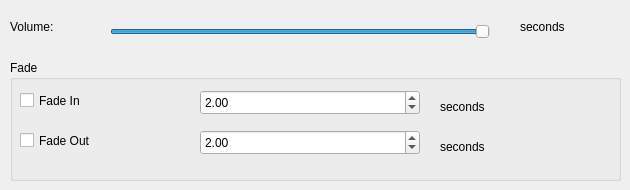
    <widget class="QWidget" name="tabaudio">
     <attribute name="title">
      <string>Audio</string>
     </attribute>
     <widget class="QLabel" name="label_17">
      <property name="geometry">
       <rect>
        <x>10</x>
        <y>20</y>
        <width>80</width>
        <height>15</height>
       </rect>
      </property>
      <property name="text">
       <string>&lt;html&gt;&lt;head/&gt;&lt;body&gt;&lt;p&gt;Volume:&lt;/p&gt;&lt;/body&gt;&lt;/html&gt;</string>
      </property>
     </widget>
     <widget class="QSlider" name="slidervolume">
      <property name="geometry">
       <rect>
        <x>110</x>
        <y>20</y>
        <width>380</width>
        <height>24</height>
       </rect>
      </property>
      <property name="maximum">
       <number>100</number>
      </property>
      <property name="value">
       <number>100</number>
      </property>
      <property name="orientation">
       <enum>Qt::Horizontal</enum>
      </property>
     </widget>
     <widget class="QLabel" name="label_18">
      <property name="geometry">
       <rect>
        <x>520</x>
        <y>20</y>
        <width>80</width>
        <height>15</height>
       </rect>
      </property>
      <property name="text">
       <string>&lt;html&gt;&lt;head/&gt;&lt;body&gt;&lt;p&gt;seconds&lt;/p&gt;&lt;/body&gt;&lt;/html&gt;</string>
      </property>
     </widget>
     <widget class="QGroupBox" name="groupBox_4">
      <property name="geometry">
       <rect>
        <x>10</x>
        <y>60</y>
        <width>611</width>
        <height>121</height>
       </rect>
      </property>
      <property name="title">
       <string>Fade</string>
      </property>
      <widget class="QLabel" name="label_19">
       <property name="geometry">
        <rect>
         <x>430</x>
         <y>40</y>
         <width>58</width>
         <height>15</height>
        </rect>
       </property>
       <property name="text">
        <string>&lt;html&gt;&lt;head/&gt;&lt;body&gt;&lt;p&gt;seconds&lt;/p&gt;&lt;/body&gt;&lt;/html&gt;</string>
       </property>
      </widget>
      <widget class="QLabel" name="label_20">
       <property name="geometry">
        <rect>
         <x>430</x>
         <y>80</y>
         <width>58</width>
         <height>15</height>
        </rect>
       </property>
       <property name="text">
        <string>&lt;html&gt;&lt;head/&gt;&lt;body&gt;&lt;p&gt;seconds&lt;/p&gt;&lt;/body&gt;&lt;/html&gt;</string>
       </property>
      </widget>
      <widget class="QCheckBox" name="checkBox_3">
       <property name="geometry">
        <rect>
         <x>10</x>
         <y>30</y>
         <width>180</width>
         <height>21</height>
        </rect>
       </property>
       <property name="text">
        <string>Fade In</string>
       </property>
      </widget>
      <widget class="QCheckBox" name="checkBox_4">
       <property name="geometry">
        <rect>
         <x>10</x>
         <y>70</y>
         <width>180</width>
         <height>21</height>
        </rect>
       </property>
       <property name="text">
        <string>Fade Out</string>
       </property>
      </widget>
      <widget class="QDoubleSpinBox" name="spnfadein">
       <property name="geometry">
        <rect>
         <x>190</x>
         <y>30</y>
         <width>220</width>
         <height>25</height>
        </rect>
       </property>
       <property name="value">
        <double>2.000000000000000</double>
       </property>
      </widget>
      <widget class="QDoubleSpinBox" name="spnfadeout">
       <property name="geometry">
        <rect>
         <x>190</x>
         <y>70</y>
         <width>220</width>
         <height>25</height>
        </rect>
       </property>
       <property name="value">
        <double>2.000000000000000</double>
       </property>
      </widget>
     </widget>
    </widget>
